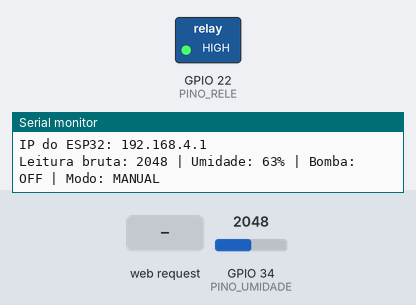
Simulated run of this sketch. Board: ESP32. Parts: switched loads named in the sketch (green lamp = pin HIGH), the last lines printed to the serial monitor. The inputs (shaded band) are chosen by the test bench; at power-on: GPIO 34 (PINO_UMIDADE) = 2048.

Above: at 1.2 s.
1.3 s: HTTP request GET /ligar received
At 2.5 s:
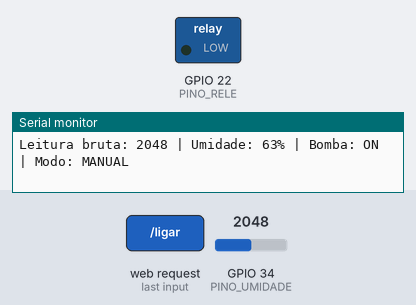
2.8 s: GPIO 34 (PINO_UMIDADE) set to 11
4.3 s: GPIO 34 (PINO_UMIDADE) set to 8
5.8 s: HTTP request GET /auto received
At 6.3 s:
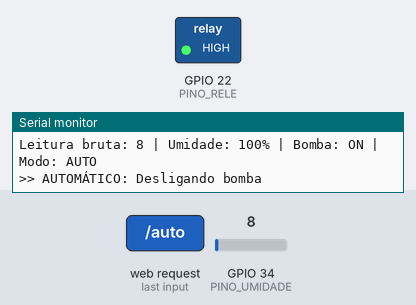
Timing chart, 0 to 8.5 s (numbered marks = the images above; inputs shaded):
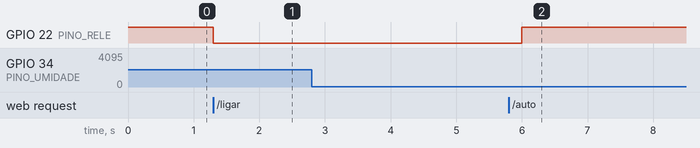

Measured:
- after the input at 1.3 s, GPIO 22 (PINO_RELE): HIGH → LOW at once
- after the input at 5.8 s, GPIO 22 (PINO_RELE): LOW → HIGH after 0.20 s

The sketch:

code_bomba_usar_este_.ino
```cpp
// útlimo código testado e que funcionou

#include <WiFi.h>
#include <WebServer.h>

// === CONFIGURAÇÃO DO ACCESS POINT ===
const char* ssid     = "ESP32_ACCESS POINT";
const char* password = "amanda2006";

WebServer server(80);

// === PINOS ===
const int PINO_UMIDADE = 34;  // Sensor AO -> GPIO34
const int PINO_RELE    = 22;  // Relé IN1 -> GPIO22

// === CONFIGURAÇÃO RELÉ ===
// Se seu módulo de relé é ativo em LOW (a maioria), deixe true.
bool RELE_ATIVO_LOW = true;

// === VARIÁVEIS ===
int umidade = 0;
bool bombaLigada = false;
bool modoAutomatico = false;

// Limites do automático (histerese)
int limiteLiga = 35;   // Liga quando umidade < 35%
int limiteDesliga = 55; // Desliga quando umidade > 55%

// === FUNÇÕES AUXILIARES ===
void writeRele(bool liga) {
  if (RELE_ATIVO_LOW) {
    digitalWrite(PINO_RELE, liga ? LOW : HIGH);
  } else {
    digitalWrite(PINO_RELE, liga ? HIGH : LOW);
  }
  bombaLigada = liga;
}

String statusBomba() {
  return bombaLigada ? "💧 Ligada" : "❌ Desligada";
}

String statusModo() {
  return modoAutomatico ? "Automático" : "Manual";
}

// === PÁGINA HTML ===
String paginaHTML() {
  String html = R"rawliteral(
  <!DOCTYPE html>
  <html>
  <head>
    <meta charset="UTF-8">
    <title>Monitor de Irrigação</title>
    <style>
      body { font-family: Arial, sans-serif; background: #f2f2f2; text-align: center; }
      h1 { color: #333; }
      .card {
        background: white; padding: 20px; margin: 20px auto; width: 300px;
        border-radius: 15px; box-shadow: 0 4px 8px rgba(0,0,0,0.2);
      }
      .valor { font-size: 2em; margin: 10px 0; color: #28a745; }
      button {
        padding: 10px 20px; font-size: 1em;
        border: none; border-radius: 10px; cursor: pointer;
        margin: 10px;
      }
      .ligar { background: #28a745; color: white; }
      .desligar { background: #dc3545; color: white; }
      .auto { background: #007bff; color: white; }
    </style>
  </head>
  <body>
    <h1>🌱 Sistema de Irrigação ESP32</h1>
    <div class="card">
      <p><strong>Umidade do Solo:</strong></p>
      <p class="valor">)rawliteral" + String(umidade) + R"rawliteral(%</p>
      <p><strong>Bomba:</strong> )rawliteral" + statusBomba() + R"rawliteral(</p>
      <p><strong>Modo:</strong> )rawliteral" + statusModo() + R"rawliteral(</p>
      <form action="/ligar"><button class="ligar">Ligar (Manual)</button></form>
      <form action="/desligar"><button class="desligar">Desligar (Manual)</button></form>
      <form action="/auto"><button class="auto">Ativar Automático</button></form>
    </div>
  </body>
  </html>
  )rawliteral";

  return html;
}

// === HANDLERS ===
void handleRoot() {
  server.send(200, "text/html", paginaHTML());
}

void handleLigar() {
  modoAutomatico = false;
  writeRele(true);
  server.sendHeader("Location", "/");
  server.send(303);
}

void handleDesligar() {
  modoAutomatico = false;
  writeRele(false);
  server.sendHeader("Location", "/");
  server.send(303);
}

void handleAuto() {
  modoAutomatico = true;
  server.sendHeader("Location", "/");
  server.send(303);
}

// === SETUP ===
void setup() {
  Serial.begin(115200);

  pinMode(PINO_RELE, OUTPUT);
  writeRele(false); // Começa desligada

  analogSetPinAttenuation(PINO_UMIDADE, ADC_11db);

  WiFi.softAP(ssid, password);
  Serial.println("Access Point iniciado!");
  Serial.print("IP do ESP32: ");
  Serial.println(WiFi.softAPIP());

  server.on("/", handleRoot);
  server.on("/ligar", handleLigar);
  server.on("/desligar", handleDesligar);
  server.on("/auto", handleAuto);

  server.begin();
}

// === LOOP ===
void loop() {
  server.handleClient();

  // Lê umidade a cada 1s
  static unsigned long ultimo = 0;
  if (millis() - ultimo >= 1000) {
    ultimo = millis();

    int leitura = analogRead(PINO_UMIDADE);

    int seco = 3500;
    int molhado = 1200;

    umidade = map(leitura, seco, molhado, 0, 100);
    if (umidade < 0) umidade = 0;
    if (umidade > 100) umidade = 100;

    Serial.print("Leitura bruta: ");
    Serial.print(leitura);
    Serial.print(" | Umidade: ");
    Serial.print(umidade);
    Serial.print("% | Bomba: ");
    Serial.print(bombaLigada ? "ON" : "OFF");
    Serial.print(" | Modo: ");
    Serial.println(modoAutomatico ? "AUTO" : "MANUAL");

    // Controle automático
    if (modoAutomatico) {
      if (umidade < limiteLiga && !bombaLigada) {
        writeRele(true);
        Serial.println(">> AUTOMÁTICO: Ligando bomba");
      } else if (umidade > limiteDesliga && bombaLigada) {
        writeRele(false);
        Serial.println(">> AUTOMÁTICO: Desligando bomba");
      }
    }
  }
}
```
